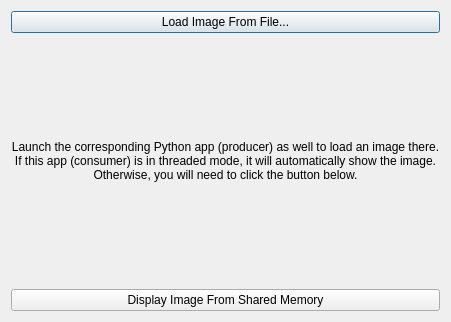
<?xml version="1.0" encoding="UTF-8"?>
<ui version="4.0">
 <class>Dialog</class>
 <widget class="QDialog" name="Dialog">
  <property name="geometry">
   <rect>
    <x>0</x>
    <y>0</y>
    <width>451</width>
    <height>322</height>
   </rect>
  </property>
  <property name="windowTitle">
   <string>Dialog</string>
  </property>
  <layout class="QGridLayout">
   <item row="0" column="0">
    <widget class="QPushButton" name="loadFromFileButton">
     <property name="text">
      <string>Load Image From File...</string>
     </property>
    </widget>
   </item>
   <item row="1" column="0">
    <widget class="QLabel" name="label">
     <property name="text">
      <string>Launch the corresponding Python app (producer) as well to load an image there. If this app (consumer) is in threaded mode, it will automatically show the image. Otherwise, you will need to click the button below.</string>
     </property>
     <property name="alignment">
      <set>Qt::AlignCenter</set>
     </property>
     <property name="wordWrap">
      <bool>true</bool>
     </property>
    </widget>
   </item>
   <item row="2" column="0">
    <widget class="QPushButton" name="loadFromSharedMemoryButton">
     <property name="text">
      <string>Display Image From Shared Memory</string>
     </property>
    </widget>
   </item>
  </layout>
 </widget>
 <resources/>
 <connections/>
</ui>
